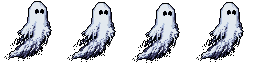
#> input picture assets/GhostFly.png, 256 x 64 px
$ python gen_splash_sprite.py
#> lines starting #> are read from the running program, lines starting #| are printed output that depends on the picture
#!/usr/bin/env python3
"""
Convert GhostFly.png sprite sheet to ARGB8888 C header for LVGL splash screen.

Input:  assets/GhostFly.png (256x64, 4 frames at 64x64 each, RGBA)
Output: src/c6/ghost_splash.h (ARGB8888 byte arrays, BGRA in memory for little-endian)
"""

import os
import sys
from PIL import Image

SCRIPT_DIR = os.path.dirname(os.path.abspath(__file__))
PROJECT_DIR = os.path.dirname(SCRIPT_DIR)
INPUT_PATH = os.path.join(PROJECT_DIR, "assets", "GhostFly.png")
OUTPUT_PATH = os.path.join(PROJECT_DIR, "src", "c6", "ghost_splash.h")

FRAME_W = 64
FRAME_H = 64
NUM_FRAMES = 4
BYTES_PER_PIXEL = 4  # ARGB8888


def extract_frame(img, index):
    """Extract a single frame from the sprite sheet and return BGRA bytes."""
    x_offset = index * FRAME_W
    frame = img.crop((x_offset, 0, x_offset + FRAME_W, FRAME_H))

    pixels = []
    for y in range(FRAME_H):
        for x in range(FRAME_W):
            r, g, b, a = frame.getpixel((x, y))
            # LVGL ARGB8888 on little-endian: stored as B, G, R, A in memory
            pixels.extend([b, g, r, a])
    return bytes(pixels)


def format_c_array(data, name, per_line=16):
    """Format byte data as a C array with PROGMEM."""
    size = len(data)
    lines = [f"static const uint8_t {name}[{size}] PROGMEM = {{"]
    for i in range(0, size, per_line):
        chunk = data[i:i + per_line]
        hex_vals = ",".join(f"0x{b:02X}" for b in chunk)
        comma = "," if i + per_line < size else ""
        lines.append(f"  {hex_vals}{comma}")
    lines.append("};")
    return "\n".join(lines)


def main():
    if not os.path.exists(INPUT_PATH):
        print(f"Error: {INPUT_PATH} not found", file=sys.stderr)
        sys.exit(1)

    img = Image.open(INPUT_PATH).convert("RGBA")
#> img is the input picture: PIL image 256x64 RGBA; mean R, G, B, A 45.7, 47.5, 52.3, 87.1
    w, h = img.size
#> w = 256; h = 64
    print(f"Input: {INPUT_PATH} ({w}x{h})")
#| Input: assets/GhostFly.png (256x64)

    if w != FRAME_W * NUM_FRAMES or h != FRAME_H:
        print(f"Error: expected {FRAME_W * NUM_FRAMES}x{FRAME_H}, got {w}x{h}", file=sys.stderr)
        sys.exit(1)

    header_parts = [
        "#ifndef GHOST_C6_SPLASH_H",
        "#define GHOST_C6_SPLASH_H",
        "",
        "#include <lvgl.h>",
        "",
        f"#define SPLASH_FRAME_W {FRAME_W}",
        f"#define SPLASH_FRAME_H {FRAME_H}",
        f"#define SPLASH_NUM_FRAMES {NUM_FRAMES}",
        "",
    ]

    frame_names = []
    for i in range(NUM_FRAMES):
        name = f"splashFrame{i}"
        frame_names.append(name)
        data = extract_frame(img, i)
        print(f"  Frame {i}: {len(data)} bytes")
        header_parts.append(format_c_array(data, name))
        header_parts.append("")
#> this loop made 4 passes
#|   Frame 0: 16384 bytes
#|   Frame 1: 16384 bytes
#|   Frame 2: 16384 bytes
#|   Frame 3: 16384 bytes
#> pass 1, in extract_frame, `frame = img.crop((x_offset, 0, x_offset + FRAME_W, FRAME_H))`:
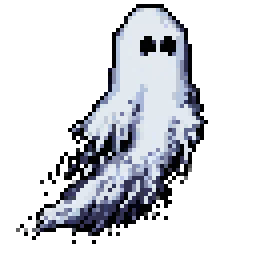
#> frame: PIL image 64x64 RGBA (shown 4 times larger); mean R, G, B, A 45.7, 47.5, 52.3, 87.2; transparent parts drawn white
#> pass 2, in extract_frame (call 2), `frame = img.crop((x_offset, 0, x_offset + FRAME_W, FRAME_H))`:
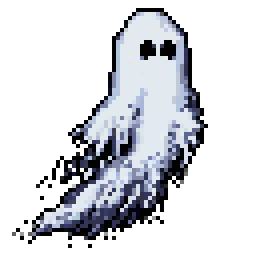
#> frame: PIL image 64x64 RGBA (shown 4 times larger); mean R, G, B, A 45.7, 47.5, 52.3, 87; transparent parts drawn white
#> pass 3, in extract_frame (call 3), `frame = img.crop((x_offset, 0, x_offset + FRAME_W, FRAME_H))`:
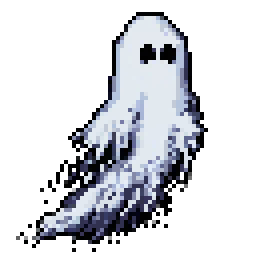
#> frame: PIL image 64x64 RGBA (shown 4 times larger); mean R, G, B, A 45.7, 47.5, 52.3, 87.2; transparent parts drawn white
#> after the loop, frame_names = ['splashFrame0', 'splashFrame1', 'splashFrame2', 'splashFrame3']; header_parts = 17 items, first 6: '#ifndef GHOST_C6_SPLASH_H', '#define GHOST_C6_SPLASH_H', '', '#include <lvgl.h>', '', '#define SPLASH_FRAME_W 64'

    # Pointer array
    header_parts.append(f"static const uint8_t* splashFrames[SPLASH_NUM_FRAMES] = {{")
    for name in frame_names:
        header_parts.append(f"  {name},")
#> this loop made 4 passes
#> after the loop, header_parts = 22 items, first 6: '#ifndef GHOST_C6_SPLASH_H', '#define GHOST_C6_SPLASH_H', '', '#include <lvgl.h>', '', '#define SPLASH_FRAME_W 64'
    header_parts.append("};")
    header_parts.append("")
    header_parts.append("#endif // GHOST_C6_SPLASH_H")
    header_parts.append("")

    with open(OUTPUT_PATH, "w") as f:
        f.write("\n".join(header_parts))

    print(f"Output: {OUTPUT_PATH}")
    total_kb = (FRAME_W * FRAME_H * BYTES_PER_PIXEL * NUM_FRAMES) / 1024
    print(f"Total: {NUM_FRAMES} frames, {total_kb:.0f} KB")


if __name__ == "__main__":
    main()
